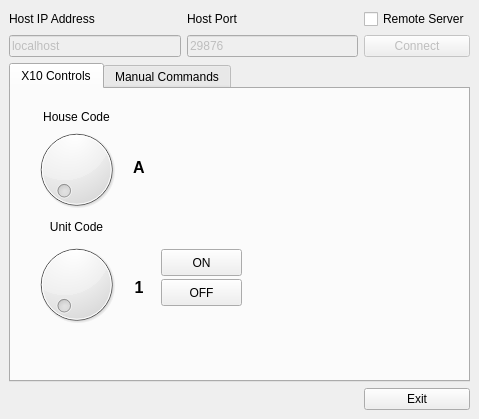
<?xml version="1.0" encoding="UTF-8"?>
<ui version="4.0">
 <class>MainWindow</class>
 <widget class="QMainWindow" name="MainWindow">
  <property name="geometry">
   <rect>
    <x>0</x>
    <y>0</y>
    <width>479</width>
    <height>419</height>
   </rect>
  </property>
  <property name="windowTitle">
   <string>X10 Remote Client</string>
  </property>
  <widget class="QWidget" name="centralWidget">
   <layout class="QGridLayout" name="gridLayout">
    <item row="1" column="0">
     <widget class="QLineEdit" name="lineEdit_ServerAddr">
      <property name="enabled">
       <bool>false</bool>
      </property>
      <property name="text">
       <string>localhost</string>
      </property>
     </widget>
    </item>
    <item row="1" column="2">
     <widget class="QPushButton" name="pushButton_Connect">
      <property name="enabled">
       <bool>false</bool>
      </property>
      <property name="text">
       <string>Connect</string>
      </property>
     </widget>
    </item>
    <item row="3" column="2">
     <widget class="QPushButton" name="pushButton_Exit">
      <property name="text">
       <string>Exit</string>
      </property>
     </widget>
    </item>
    <item row="1" column="1">
     <widget class="QLineEdit" name="lineEdit_ServerPort">
      <property name="enabled">
       <bool>false</bool>
      </property>
      <property name="text">
       <string>29876</string>
      </property>
     </widget>
    </item>
    <item row="0" column="0">
     <widget class="QLabel" name="label">
      <property name="text">
       <string>Host IP Address</string>
      </property>
     </widget>
    </item>
    <item row="0" column="1">
     <widget class="QLabel" name="label_2">
      <property name="text">
       <string>Host Port</string>
      </property>
     </widget>
    </item>
    <item row="0" column="2">
     <widget class="QCheckBox" name="checkBox_RemoteServer">
      <property name="text">
       <string>Remote Server</string>
      </property>
     </widget>
    </item>
    <item row="2" column="0" colspan="3">
     <widget class="QTabWidget" name="tabWidget">
      <property name="currentIndex">
       <number>0</number>
      </property>
      <widget class="QWidget" name="tab">
       <attribute name="title">
        <string>X10 Controls</string>
       </attribute>
       <widget class="QDial" name="dial_HouseCode">
        <property name="geometry">
         <rect>
          <x>20</x>
          <y>30</y>
          <width>91</width>
          <height>101</height>
         </rect>
        </property>
        <property name="minimum">
         <number>1</number>
        </property>
        <property name="maximum">
         <number>16</number>
        </property>
       </widget>
       <widget class="QLabel" name="label_3">
        <property name="geometry">
         <rect>
          <x>30</x>
          <y>20</y>
          <width>71</width>
          <height>16</height>
         </rect>
        </property>
        <property name="text">
         <string>House Code</string>
        </property>
        <property name="alignment">
         <set>Qt::AlignCenter</set>
        </property>
       </widget>
       <widget class="QLabel" name="label_UnitCode">
        <property name="geometry">
         <rect>
          <x>120</x>
          <y>190</y>
          <width>16</width>
          <height>16</height>
         </rect>
        </property>
        <property name="font">
         <font>
          <pointsize>12</pointsize>
          <weight>75</weight>
          <bold>true</bold>
         </font>
        </property>
        <property name="text">
         <string>1</string>
        </property>
        <property name="alignment">
         <set>Qt::AlignCenter</set>
        </property>
       </widget>
       <widget class="QDial" name="dial">
        <property name="geometry">
         <rect>
          <x>20</x>
          <y>150</y>
          <width>91</width>
          <height>91</height>
         </rect>
        </property>
        <property name="minimum">
         <number>1</number>
        </property>
        <property name="maximum">
         <number>16</number>
        </property>
       </widget>
       <widget class="QLabel" name="label_5">
        <property name="geometry">
         <rect>
          <x>30</x>
          <y>130</y>
          <width>71</width>
          <height>16</height>
         </rect>
        </property>
        <property name="text">
         <string>Unit Code</string>
        </property>
        <property name="alignment">
         <set>Qt::AlignCenter</set>
        </property>
       </widget>
       <widget class="QLabel" name="label_HouseCode">
        <property name="geometry">
         <rect>
          <x>120</x>
          <y>70</y>
          <width>16</width>
          <height>16</height>
         </rect>
        </property>
        <property name="font">
         <font>
          <pointsize>12</pointsize>
          <weight>75</weight>
          <bold>true</bold>
         </font>
        </property>
        <property name="text">
         <string>A</string>
        </property>
        <property name="alignment">
         <set>Qt::AlignCenter</set>
        </property>
       </widget>
       <widget class="QPushButton" name="pushButton_On">
        <property name="geometry">
         <rect>
          <x>150</x>
          <y>160</y>
          <width>81</width>
          <height>27</height>
         </rect>
        </property>
        <property name="text">
         <string>ON</string>
        </property>
       </widget>
       <widget class="QPushButton" name="pushButton_Off">
        <property name="geometry">
         <rect>
          <x>150</x>
          <y>190</y>
          <width>81</width>
          <height>27</height>
         </rect>
        </property>
        <property name="text">
         <string>OFF</string>
        </property>
       </widget>
      </widget>
      <widget class="QWidget" name="tab_2">
       <attribute name="title">
        <string>Manual Commands</string>
       </attribute>
       <widget class="QLineEdit" name="lineEdit_CmdText">
        <property name="geometry">
         <rect>
          <x>20</x>
          <y>10</y>
          <width>341</width>
          <height>25</height>
         </rect>
        </property>
       </widget>
       <widget class="QPushButton" name="pushButton_SendManualCmd">
        <property name="geometry">
         <rect>
          <x>370</x>
          <y>10</y>
          <width>81</width>
          <height>27</height>
         </rect>
        </property>
        <property name="text">
         <string>Send</string>
        </property>
       </widget>
       <widget class="QTextEdit" name="textEdit_CmdOutput">
        <property name="geometry">
         <rect>
          <x>20</x>
          <y>40</y>
          <width>431</width>
          <height>201</height>
         </rect>
        </property>
        <property name="readOnly">
         <bool>true</bool>
        </property>
       </widget>
       <widget class="QPushButton" name="pushButton_Clear">
        <property name="geometry">
         <rect>
          <x>360</x>
          <y>250</y>
          <width>86</width>
          <height>27</height>
         </rect>
        </property>
        <property name="text">
         <string>Clear</string>
        </property>
       </widget>
      </widget>
     </widget>
    </item>
   </layout>
  </widget>
 </widget>
 <resources/>
 <connections>
  <connection>
   <sender>pushButton_Exit</sender>
   <signal>released()</signal>
   <receiver>MainWindow</receiver>
   <slot>close()</slot>
   <hints>
    <hint type="sourcelabel">
     <x>469</x>
     <y>389</y>
    </hint>
    <hint type="destinationlabel">
     <x>321</x>
     <y>361</y>
    </hint>
   </hints>
  </connection>
  <connection>
   <sender>pushButton_Clear</sender>
   <signal>clicked()</signal>
   <receiver>textEdit_CmdOutput</receiver>
   <slot>clear()</slot>
   <hints>
    <hint type="sourcelabel">
     <x>377</x>
     <y>363</y>
    </hint>
    <hint type="destinationlabel">
     <x>347</x>
     <y>223</y>
    </hint>
   </hints>
  </connection>
  <connection>
   <sender>lineEdit_CmdText</sender>
   <signal>returnPressed()</signal>
   <receiver>pushButton_SendManualCmd</receiver>
   <slot>click()</slot>
   <hints>
    <hint type="sourcelabel">
     <x>327</x>
     <y>112</y>
    </hint>
    <hint type="destinationlabel">
     <x>390</x>
     <y>111</y>
    </hint>
   </hints>
  </connection>
  <connection>
   <sender>dial</sender>
   <signal>valueChanged(int)</signal>
   <receiver>label_UnitCode</receiver>
   <slot>setNum(int)</slot>
   <hints>
    <hint type="sourcelabel">
     <x>88</x>
     <y>261</y>
    </hint>
    <hint type="destinationlabel">
     <x>133</x>
     <y>291</y>
    </hint>
   </hints>
  </connection>
  <connection>
   <sender>checkBox_RemoteServer</sender>
   <signal>clicked(bool)</signal>
   <receiver>pushButton_Connect</receiver>
   <slot>setEnabled(bool)</slot>
   <hints>
    <hint type="sourcelabel">
     <x>390</x>
     <y>19</y>
    </hint>
    <hint type="destinationlabel">
     <x>391</x>
     <y>48</y>
    </hint>
   </hints>
  </connection>
  <connection>
   <sender>checkBox_RemoteServer</sender>
   <signal>clicked(bool)</signal>
   <receiver>lineEdit_ServerPort</receiver>
   <slot>setEnabled(bool)</slot>
   <hints>
    <hint type="sourcelabel">
     <x>370</x>
     <y>21</y>
    </hint>
    <hint type="destinationlabel">
     <x>315</x>
     <y>46</y>
    </hint>
   </hints>
  </connection>
  <connection>
   <sender>checkBox_RemoteServer</sender>
   <signal>clicked(bool)</signal>
   <receiver>lineEdit_ServerAddr</receiver>
   <slot>setEnabled(bool)</slot>
   <hints>
    <hint type="sourcelabel">
     <x>409</x>
     <y>21</y>
    </hint>
    <hint type="destinationlabel">
     <x>146</x>
     <y>39</y>
    </hint>
   </hints>
  </connection>
  <connection>
   <sender>checkBox_RemoteServer</sender>
   <signal>clicked(bool)</signal>
   <receiver>tabWidget</receiver>
   <slot>setDisabled(bool)</slot>
   <hints>
    <hint type="sourcelabel">
     <x>448</x>
     <y>22</y>
    </hint>
    <hint type="destinationlabel">
     <x>438</x>
     <y>94</y>
    </hint>
   </hints>
  </connection>
 </connections>
</ui>
